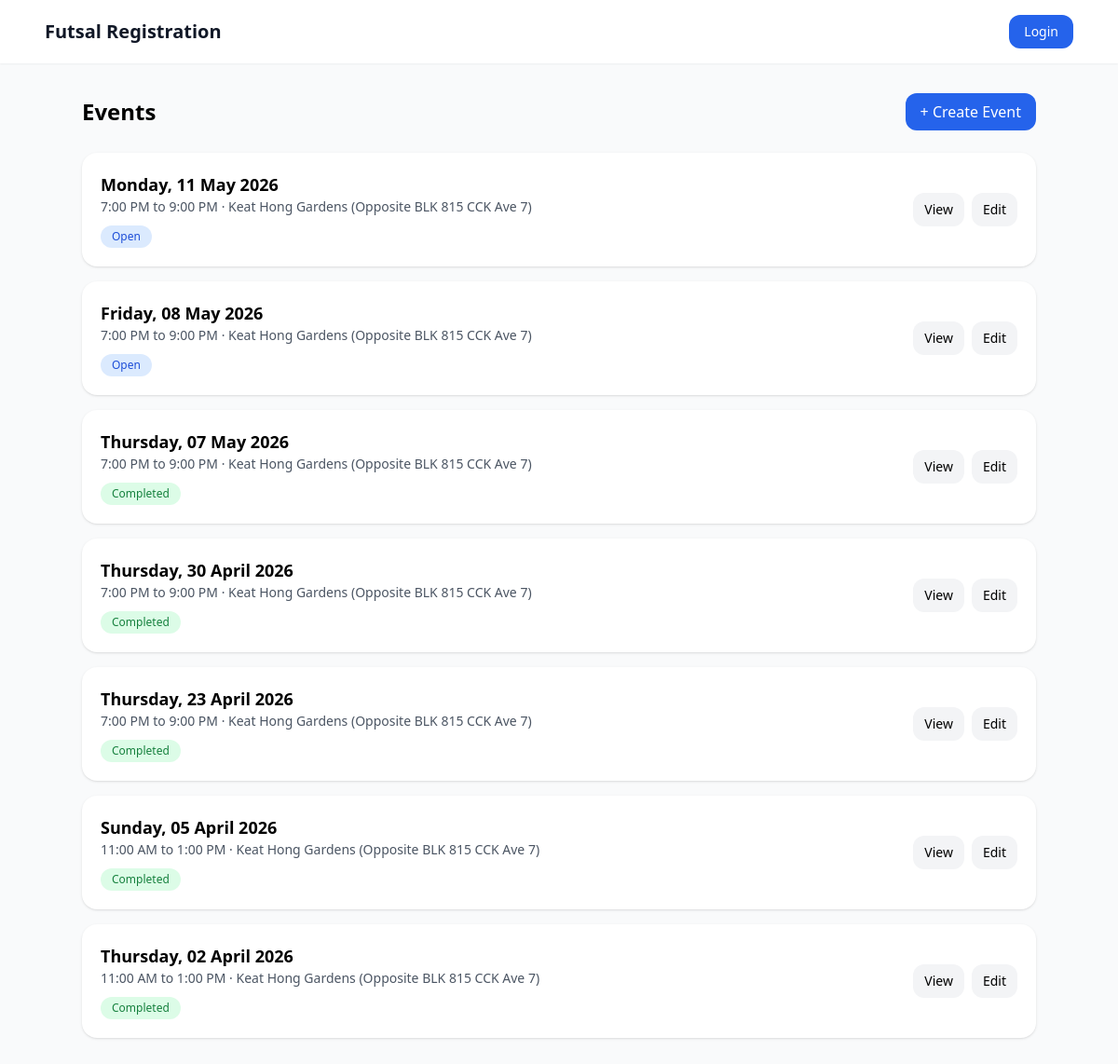
Page /events/ on the earlier database version.
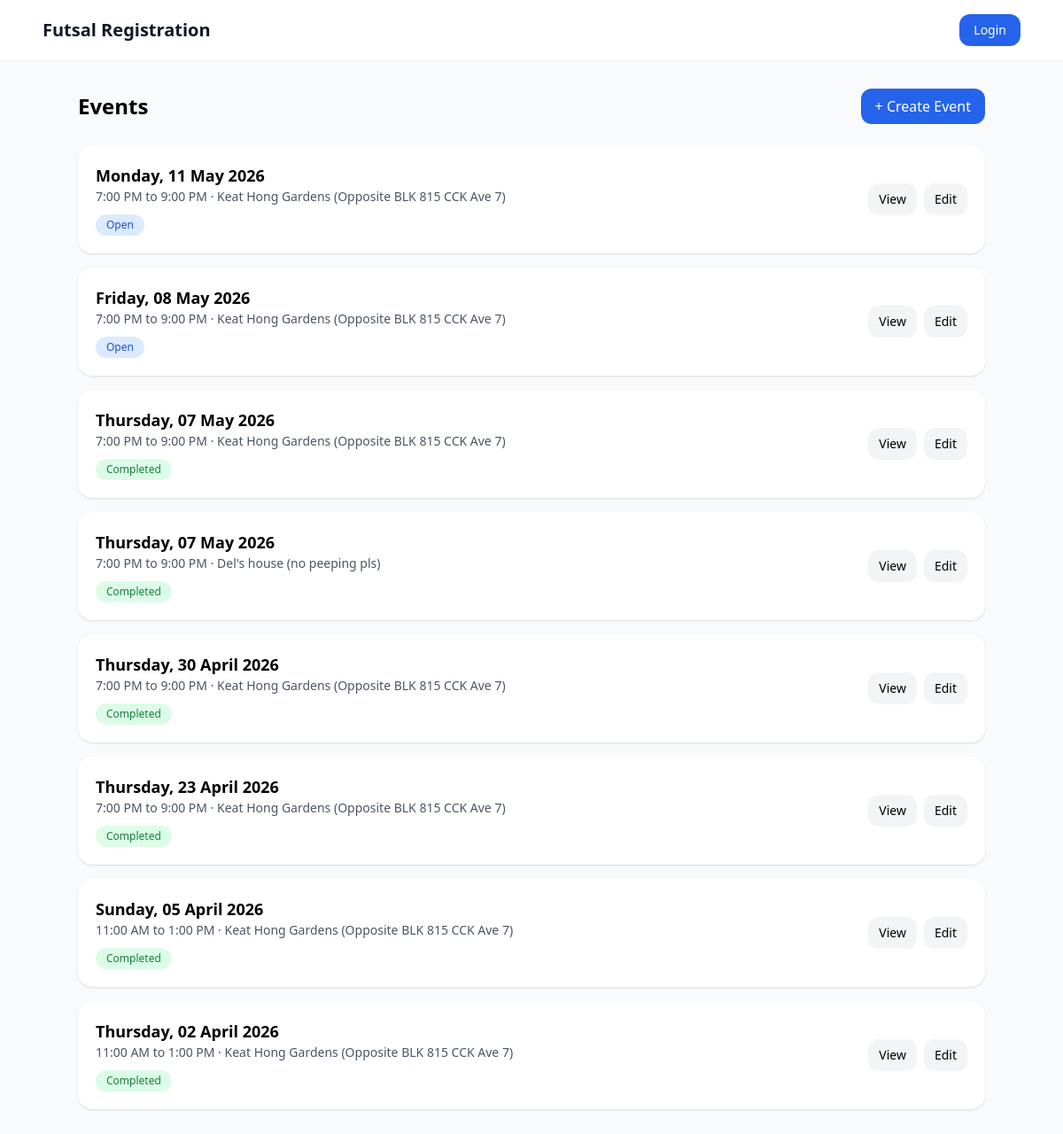
Same page on the later database version.
### events/models.py (models this page shows, shortened)
class Event(models.Model):
    STATUS_DRAFT = "draft"
    STATUS_OPEN = "open"
    STATUS_FINALIZED = "finalized"
    STATUS_COMPLETED = "completed"
    STATUS_CANCELLED = "cancelled"
    STATUS_CHOICES = [
        (STATUS_DRAFT, "Draft"),
        (STATUS_OPEN, "Open"),
        (STATUS_FINALIZED, "Finalized"),
        (STATUS_COMPLETED, "Completed"),
        (STATUS_CANCELLED, "Cancelled"),
    ]
    registration_token = models.UUIDField(
        default=uuid.uuid4,
        unique=True,
        editable=False,
    )
    event_code = models.CharField(
        max_length=20,
        unique=True,
        default=generate_event_code,
        editable=False,
    )
    title = models.CharField(max_length=255)
    start_datetime = models.DateTimeField()
    end_datetime = models.DateTimeField()
    location = models.CharField(max_length=255)
    amount_payable = models.DecimalField(max_digits=8, decimal_places=2)
    playing_slots = models.PositiveIntegerField(default=15)
    waiting_slots = models.PositiveIntegerField(default=5)
    backup_slots = models.PositiveIntegerField(default=3)
    is_private = models.BooleanField(
        default=False,
        help_text="Private events are hidden from the public event list but accessible by registration link.",
    )
    status = models.CharField(
        max_length=20,
        choices=STATUS_CHOICES,
        default=STATUS_DRAFT,
    )
    created_by = models.ForeignKey(
        settings.AUTH_USER_MODEL,
        on_delete=models.SET_NULL,
        null=True,
        related_name="created_events",
    )
    created_at = models.DateTimeField(auto_now_add=True)
    updated_at = models.DateTimeField(auto_now=True)
    class Meta:
        ordering = ["start_datetime"]
    @property
    def weekday_display(self):
        local_start = timezone.localtime(self.start_datetime)
        return local_start.strftime("%A")
    @property
    def date_display(self):
        local_start = timezone.localtime(self.start_datetime)
        return local_start.strftime("%d %B %Y")
    @property
    def time_range_display(self):
        local_start = timezone.localtime(self.start_datetime)
        local_end = timezone.localtime(self.end_datetime)
        start = local_start.strftime("%I:%M %p").lstrip("0")
        end = local_end.strftime("%I:%M %p").lstrip("0")
        return f"{start} to {end}"
    @property
    def effective_status(self):
        from registrations.models import EventRegistration
        now = timezone.now()
        if now >= self.end_datetime:
            return "completed"
        playing_count = self.registrations.filter(
            status=EventRegistration.STATUS_PLAYING
        ).count()
        waiting_count = self.registrations.filter(
            status=EventRegistration.STATUS_WAITING
        ).count()
        if playing_count >= self.playing_slots and waiting_count >= self.waiting_slots:
            return "full"
        if playing_count >= self.playing_slots:
            return "playing_full"
        return "open"
    @property
    def effective_status_label(self):
        labels = {
            "open": "Open",
            "playing_full": "Playing Full",
            "full": "Full",
            "completed": "Completed",
        }
        return labels.get(self.effective_status, self.effective_status)

### events/views.py (the view)
# urls.py: path("", EventListView.as_view(), name="event_list"),
class EventListView(ListView):
    model = Event
    template_name = "events/list.html"
    context_object_name = "events"
    ordering = ["-start_datetime"]
    def get_queryset(self):
        queryset = super().get_queryset()
        user = self.request.user
        if user.is_authenticated and user.is_admin_level():
            return queryset
        return queryset.filter(is_private=False)
    def get_context_data(self, **kwargs):
        context = super().get_context_data(**kwargs)
        context["now"] = timezone.now()
        return context

### templates/events/list.html (shortened to what this page needs)
{% extends "base.html" %}
{% block content %}
<div class="max-w-5xl mx-auto">
    <div class="flex justify-between items-center mb-6">
        <h1 class="text-2xl font-bold">Events</h1>
        <a href="{% url 'event_create' %}" class="px-4 py-2 bg-blue-600 text-white rounded-xl hover:bg-blue-700">
            + Create Event
        </a>
    </div>
    <div class="space-y-4">
        {% for event in events %}
        <div class="bg-white p-5 rounded-2xl shadow flex justify-between items-center">
            <div>
                <div class="font-semibold text-lg">
                    {{ event.weekday_display }}, {{ event.date_display }}
                </div>
                <div class="text-sm text-gray-600">
                    {{ event.time_range_display }} · {{ event.location }}
                </div>
                <div class="mt-2">
                    <span class="text-xs px-3 py-1 rounded-full inline-block
                        {% if event.effective_status == 'completed' %}
                            bg-green-100 text-green-700
                        {% elif event.effective_status == 'full' %}
                            bg-red-100 text-red-700
                        {% elif event.effective_status == 'playing_full' %}
                            bg-yellow-100 text-yellow-700
                        {% elif event.effective_status == 'cancelled' %}
                            bg-gray-200 text-gray-700
                        {% else %}
                            bg-blue-100 text-blue-700
                        {% endif %}
                    ">
                       {{ event.effective_status_label }}
                    </span>
                </div>
            </div>
            <div class="flex gap-2">
                <a href="{% url 'event_detail' event.id %}"
                   class="px-3 py-2 text-sm bg-gray-100 rounded-xl hover:bg-gray-200">
                    View
                </a>
                <a href="{% url 'event_edit' event.id %}"
                   class="px-3 py-2 text-sm bg-gray-100 rounded-xl hover:bg-gray-200">
                    Edit
                </a>
            </div>
        </div>
        {% empty %}
        <div class="bg-white p-6 rounded-2xl shadow text-gray-500 text-center">
            No events yet
        </div>
        {% endfor %}
    </div>
</div>
{% endblock %}

Differences in the rows shown:
added Event: weekday_display "Thursday", date_display "07 May 2026", time_range_display "7:00 PM to 9:00 PM", location "Del's house (no peeping pls)", effective_status_label "Completed"
